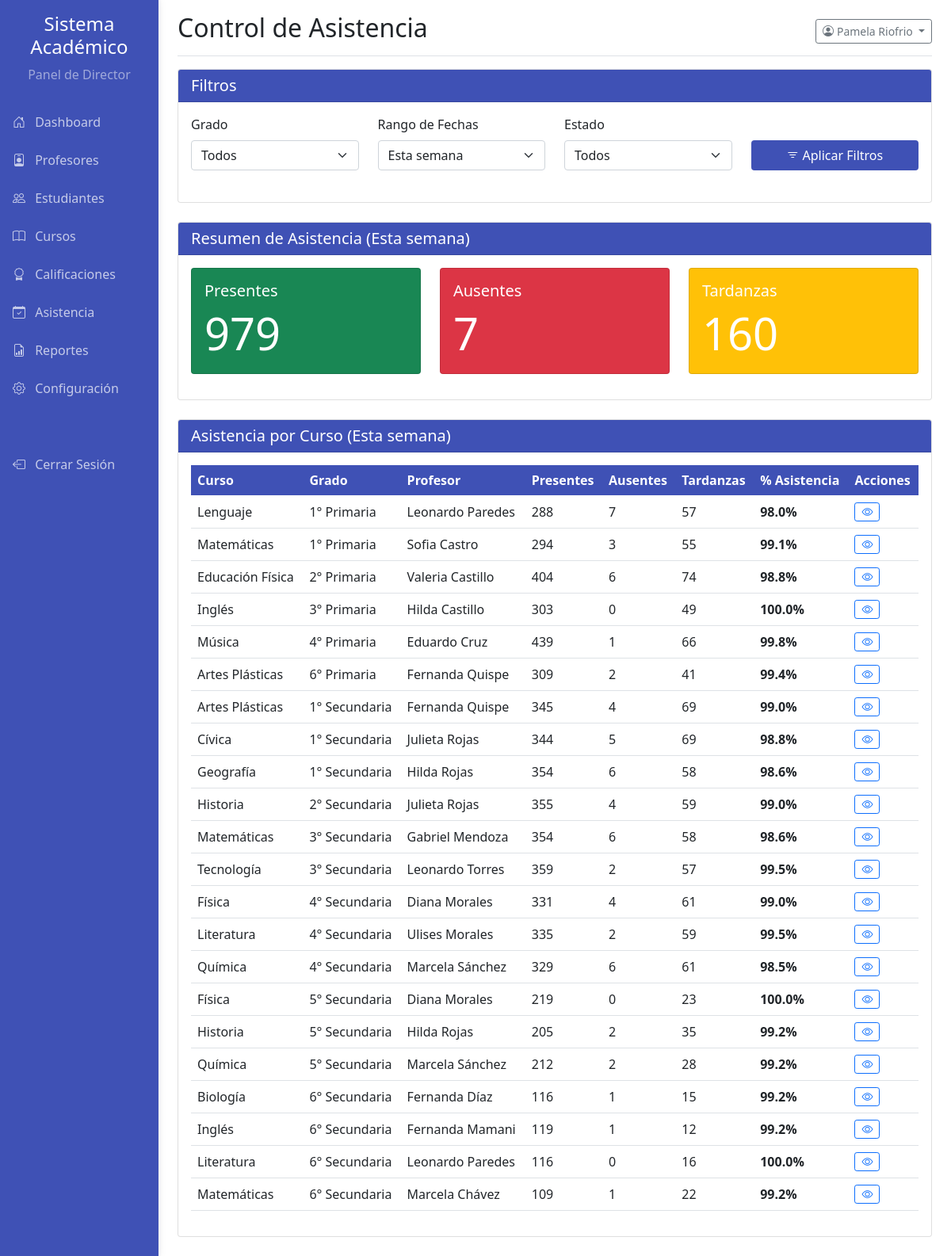
Page /pages/director_asistencia.php (signed in) on the committed database.
### tables this page shows
CREATE TABLE `usuarios` (
  `id` int(11) NOT NULL,
  `nombre` varchar(100) NOT NULL,
  `apellido` varchar(100) NOT NULL,
  `email` varchar(150) NOT NULL,
  `password` varchar(255) NOT NULL,
  `role_id` int(11) NOT NULL,
  `fecha_creacion` datetime NOT NULL DEFAULT current_timestamp()
);

CREATE TABLE `cursos` (
  `id` int(11) NOT NULL,
  `codigo` varchar(50) NOT NULL,
  `nombre` varchar(150) NOT NULL,
  `grado_id` int(11) NOT NULL,
  `seccion` char(1) NOT NULL,
  `profesor_id` int(11) NOT NULL,
  `materia_id` int(11) NOT NULL,
  `capacidad` int(11) NOT NULL,
  `creditos` int(11) NOT NULL,
  `descripcion` text DEFAULT NULL,
  `fecha_inicio` date DEFAULT NULL,
  `fecha_fin` date DEFAULT NULL,
  `estatus` enum('Activo','Inactivo','Pendiente') NOT NULL DEFAULT 'Activo'
);

CREATE TABLE `materias` (
  `id` int(11) NOT NULL,
  `nombre` varchar(100) NOT NULL
);

CREATE TABLE `grados` (
  `id` int(11) NOT NULL,
  `nombre` varchar(50) NOT NULL,
  `nivel` enum('Primaria','Secundaria') NOT NULL
);

### pages/director_asistencia.php (the view, shortened to what this page needs)
<?php
require_once '../config.php';
$nombre = '';
$apellido = '';
$stats_generales = ['Presente' => 0, 'Ausente' => 0, 'Tarde' => 0];
$resumen_cursos = [];
$stmt_director = $mysqli->prepare("SELECT nombre, apellido FROM usuarios WHERE id = ?");
$stmt_director->bind_param('i', $_SESSION['user_id']);
$stmt_director->execute();
$stmt_director->bind_result($nombre, $apellido);
$filtro_grado = isset($_GET['grado']) && $_GET['grado'] !== 'all' ? (int)$_GET['grado'] : 0;
$filtro_rango = isset($_GET['rango']) ? $_GET['rango'] : 'thisWeek';
$filtro_estado = isset($_GET['estado']) && $_GET['estado'] !== 'all' ? $_GET['estado'] : '';
$where_clauses = [];
$date_where_sql = "YEARWEEK(a.fecha, 1) = YEARWEEK(CURDATE(), 1)";
$where_clauses[] = $date_where_sql;
$where_sql_stats = " WHERE " . implode(" AND ", $where_clauses);
$sql_stats = "
    SELECT estado, COUNT(a.id) AS total
    FROM asistencia a
    JOIN matriculas mat ON a.matricula_id = mat.id
    JOIN cursos c ON mat.curso_id = c.id
    $where_sql_stats
    GROUP BY estado;
";
$stmt_stats = $mysqli->prepare($sql_stats);
$stmt_stats->execute();
$result = $stmt_stats->get_result();
while ($row = $result->fetch_assoc()) {
    $stats_generales[$row['estado']] = $row['total'];
}
$where_clauses_table = [];
$where_clauses_table[] = "a.fecha BETWEEN DATE_SUB(CURDATE(), INTERVAL 30 DAY) AND CURDATE()";
$where_sql_table = " WHERE " . implode(" AND ", $where_clauses_table);
$sql_resumen_cursos = "
    SELECT c.id AS curso_id, m.nombre AS nombre_curso, g.nombre AS nombre_grado,
           CONCAT(u_prof.nombre, ' ', u_prof.apellido) AS nombre_profesor,
           SUM(CASE WHEN a.estado = 'Presente' THEN 1 ELSE 0 END) AS presentes,
           SUM(CASE WHEN a.estado = 'Ausente' THEN 1 ELSE 0 END) AS ausentes,
           SUM(CASE WHEN a.estado = 'Tarde' THEN 1 ELSE 0 END) AS tardanzas,
           COUNT(a.id) as total_registros
    FROM cursos c
    JOIN grados g ON c.grado_id = g.id
    JOIN materias m ON c.materia_id = m.id
    JOIN profesores p ON c.profesor_id = p.id
    JOIN usuarios u_prof ON p.usuario_id = u_prof.id
    LEFT JOIN matriculas mat ON c.id = mat.curso_id
    LEFT JOIN asistencia a ON mat.id = a.matricula_id
    $where_sql_table AND c.estatus = 'Activo'
    GROUP BY c.id
    ORDER BY g.id, m.nombre
";
$stmt_resumen = $mysqli->prepare($sql_resumen_cursos);
$stmt_resumen->execute();
$result = $stmt_resumen->get_result();
while($row = $result->fetch_assoc()) {
    $resumen_cursos[] = $row;
}
include __DIR__ . '/side_bar_director.php';
?>
<!DOCTYPE html>
<html lang="es">
<head>
    <link href="../css/bootstrap.min.css" rel="stylesheet">
    <link href="../css/academic.css" rel="stylesheet" type="text/css">
    <link rel="stylesheet" href="https://cdn.jsdelivr.net/npm/bootstrap-icons@1.8.1/font/bootstrap-icons.css">
</head>
<body>
    <div class="container-fluid">
        <div class="row">
            <div class="col-md-9 ms-sm-auto col-lg-10 px-md-4">
                <div class="d-flex justify-content-between flex-wrap flex-md-nowrap align-items-center pt-3 pb-2 mb-3 border-bottom">
                    <h1 class="h2">Control de Asistencia</h1>
                    <div class="btn-toolbar mb-2 mb-md-0">
                        <div class="dropdown">
                            <button class="btn btn-sm btn-outline-secondary dropdown-toggle" type="button" data-bs-toggle="dropdown">
                                <i class="bi bi-person-circle me-1"></i><?php echo htmlspecialchars($nombre . ' ' . $apellido); ?>
                            </button>
                        </div>
                    </div>
                </div>
                <div class="card mb-4">
                    <div class="card-header card-header-academic"><h5 class="mb-0 text-white">Filtros</h5></div>
                    <div class="card-body">
                        <form method="GET" action="">
                            <div class="row align-items-end">
                                <div class="col-md-3 mb-2">
                                    <label for="gradeFilter" class="form-label">Grado</label>
                                    <select class="form-select" name="grado">
                                        <option value="all" <?php if($filtro_grado == 0) echo 'selected'; ?>>Todos</option>
                                    </select>
                                </div>
                                <div class="col-md-3 mb-2">
                                    <label for="dateRangeFilter" class="form-label">Rango de Fechas</label>
                                    <select class="form-select" name="rango">
                                        <option value="thisWeek" <?php if($filtro_rango == 'thisWeek') echo 'selected'; ?>>Esta semana</option>
                                    </select>
                                </div>
                                <div class="col-md-3 mb-2">
                                    <label for="statusFilter" class="form-label">Estado</label>
                                    <select class="form-select" name="estado">
                                        <option value="all" <?php if(empty($filtro_estado)) echo 'selected'; ?>>Todos</option>
                                    </select>
                                </div>
                                <div class="col-md-3 mb-2">
                                    <button type="submit" class="btn btn-academic w-100"><i class="bi bi-filter"></i> Aplicar Filtros</button>
                                </div>
                            </div>
                        </form>
                    </div>
                </div>
                <div class="card mb-4">
                    <div class="card-header card-header-academic"><h5 class="mb-0 text-white">Resumen de Asistencia (<?php echo htmlspecialchars($_GET['rango'] ?? 'Esta semana'); ?>)</h5></div>
                    <div class="card-body"><div class="row">
                        <div class="col-md-4 mb-3"><div class="card text-white bg-success h-100"><div class="card-body"><h5 class="card-title">Presentes</h5><p class="card-text display-4"><?php echo $stats_generales['Presente'] ?? 0; ?></p></div></div></div>
                        <div class="col-md-4 mb-3"><div class="card text-white bg-danger h-100"><div class="card-body"><h5 class="card-title">Ausentes</h5><p class="card-text display-4"><?php echo $stats_generales['Ausente'] ?? 0; ?></p></div></div></div>
                        <div class="col-md-4 mb-3"><div class="card text-white bg-warning h-100"><div class="card-body"><h5 class="card-title">Tardanzas</h5><p class="card-text display-4"><?php echo $stats_generales['Tarde'] ?? 0; ?></p></div></div></div>
                    </div></div>
                </div>
                <div class="card mb-4">
                    <div class="card-header card-header-academic"><h5 class="mb-0 text-white">Asistencia por Curso (<?php echo htmlspecialchars($_GET['rango'] ?? 'Esta semana'); ?>)</h5></div>
                    <div class="card-body"><div class="table-responsive">
                        <table class="table table-hover align-middle">
                            <thead class="table-academic">
                                <tr><th>Curso</th><th>Grado</th><th>Profesor</th><th>Presentes</th><th>Ausentes</th><th>Tardanzas</th><th>% Asistencia</th><th>Acciones</th></tr>
                            </thead>
                            <tbody>
                                <?php if(empty($resumen_cursos)): ?>
                                    <tr><td colspan="8" class="text-center">No hay datos de asistencia para los filtros seleccionados.</td></tr>
                                <?php else: ?>
                                    <?php foreach($resumen_cursos as $resumen): ?>
                                    <tr>
                                        <td><?php echo htmlspecialchars($resumen['nombre_curso']); ?></td>
                                        <td><?php echo htmlspecialchars($resumen['nombre_grado']); ?></td>
                                        <td><?php echo htmlspecialchars($resumen['nombre_profesor']); ?></td>
                                        <td><?php echo $resumen['presentes']; ?></td>
                                        <td><?php echo $resumen['ausentes']; ?></td>
                                        <td><?php echo $resumen['tardanzas']; ?></td>
                                        <td>
                                            <?php
                                            $total_asistencias = $resumen['presentes'] + $resumen['tardanzas'];
                                            $porcentaje_asistencia = ($resumen['total_registros'] > 0) ? ($total_asistencias / $resumen['total_registros']) * 100 : 0;
                                            echo '<strong>' . number_format($porcentaje_asistencia, 1) . '%</strong>';
                                            ?>
                                        </td>
                                        <td><button class="btn btn-sm btn-outline-primary" title="Ver Detalles"><i class="bi bi-eye"></i></button></td>
                                    </tr>
                                    <?php endforeach; ?>
                                <?php endif; ?>
                            </tbody>
                        </table>
                    </div></div>
                </div>
            </div>
        </div>
    </div>
</body>
</html>

### css/academic.css (style rules this page uses)
:root { --academic-primary: #3f51b5; --academic-secondary: #ff4081; --academic-success: #4caf50; --academic-info: #2196f3; --academic-warning: #ff9800; --academic-danger: #f44336; --academic-light: #f5f5f5; --academic-dark: #212121; }
.card-header-academic { background-color: var(--academic-primary); color: white; }
.btn-academic { background-color: var(--academic-primary); color: white; }
.table-academic { background-color: var(--academic-primary); color: white; }

### rows in the picture
usuarios: nombre+apellido "Pamela Riofrio"
cursos: materia.nombre "Lenguaje", grado.nombre "1° Primaria", nombre_profesor "Leonardo Paredes", presentes "288", ausentes "7", tardanzas "57", porcentaje_asistencia "98.0"
cursos: materia.nombre "Matemáticas", grado.nombre "1° Primaria", nombre_profesor "Sofia Castro", presentes "294", ausentes "3", tardanzas "55", porcentaje_asistencia "99.1"
cursos: materia.nombre "Educación Física", grado.nombre "2° Primaria", nombre_profesor "Valeria Castillo", presentes "404", ausentes "6", tardanzas "74", porcentaje_asistencia "98.8"
cursos: materia.nombre "Inglés", grado.nombre "3° Primaria", nombre_profesor "Hilda Castillo", presentes "303", ausentes "0", tardanzas "49", porcentaje_asistencia "100.0"
cursos: materia.nombre "Música", grado.nombre "4° Primaria", nombre_profesor "Eduardo Cruz", presentes "439", ausentes "1", tardanzas "66", porcentaje_asistencia "99.8"
cursos: materia.nombre "Artes Plásticas", grado.nombre "6° Primaria", nombre_profesor "Fernanda Quispe", presentes "309", ausentes "2", tardanzas "41", porcentaje_asistencia "99.4"
cursos: materia.nombre "Artes Plásticas", grado.nombre "1° Secundaria", nombre_profesor "Fernanda Quispe", presentes "345", ausentes "4", tardanzas "69", porcentaje_asistencia "99.0"
cursos: materia.nombre "Cívica", grado.nombre "1° Secundaria", nombre_profesor "Julieta Rojas", presentes "344", ausentes "5", tardanzas "69", porcentaje_asistencia "98.8"
cursos: materia.nombre "Geografía", grado.nombre "1° Secundaria", nombre_profesor "Hilda Rojas", presentes "354", ausentes "6", tardanzas "58", porcentaje_asistencia "98.6"
cursos: materia.nombre "Historia", grado.nombre "2° Secundaria", nombre_profesor "Julieta Rojas", presentes "355", ausentes "4", tardanzas "59", porcentaje_asistencia "99.0"
cursos: materia.nombre "Matemáticas", grado.nombre "3° Secundaria", nombre_profesor "Gabriel Mendoza", presentes "354", ausentes "6", tardanzas "58", porcentaje_asistencia "98.6"
cursos: materia.nombre "Tecnología", grado.nombre "3° Secundaria", nombre_profesor "Leonardo Torres", presentes "359", ausentes "2", tardanzas "57", porcentaje_asistencia "99.5"
cursos: materia.nombre "Física", grado.nombre "4° Secundaria", nombre_profesor "Diana Morales", presentes "331", ausentes "4", tardanzas "61", porcentaje_asistencia "99.0"
cursos: materia.nombre "Literatura", grado.nombre "4° Secundaria", nombre_profesor "Ulises Morales", presentes "335", ausentes "2", tardanzas "59", porcentaje_asistencia "99.5"
cursos: materia.nombre "Química", grado.nombre "4° Secundaria", nombre_profesor "Marcela Sánchez", presentes "329", ausentes "6", tardanzas "61", porcentaje_asistencia "98.5"
cursos: materia.nombre "Física", grado.nombre "5° Secundaria", nombre_profesor "Diana Morales", presentes "219", ausentes "0", tardanzas "23", porcentaje_asistencia "100.0"
cursos: materia.nombre "Historia", grado.nombre "5° Secundaria", nombre_profesor "Hilda Rojas", presentes "205", ausentes "2", tardanzas "35", porcentaje_asistencia "99.2"
cursos: materia.nombre "Química", grado.nombre "5° Secundaria", nombre_profesor "Marcela Sánchez", presentes "212", ausentes "2", tardanzas "28", porcentaje_asistencia "99.2"
cursos: materia.nombre "Biología", grado.nombre "6° Secundaria", nombre_profesor "Fernanda Díaz", presentes "116", ausentes "1", tardanzas "15", porcentaje_asistencia "99.2"
cursos: materia.nombre "Inglés", grado.nombre "6° Secundaria", nombre_profesor "Fernanda Mamani", presentes "119", ausentes "1", tardanzas "12", porcentaje_asistencia "99.2"
cursos: materia.nombre "Literatura", grado.nombre "6° Secundaria", nombre_profesor "Leonardo Paredes", presentes "116", ausentes "0", tardanzas "16", porcentaje_asistencia "100.0"
cursos: materia.nombre "Matemáticas", grado.nombre "6° Secundaria", nombre_profesor "Marcela Chávez", presentes "109", ausentes "1", tardanzas "22", porcentaje_asistencia "99.2"

### other values in the picture
$_GET['rango'] "Esta semana"
$stats_generales['Presente'] "979"
$stats_generales['Ausente'] "7"
$stats_generales['Tarde'] "160"
